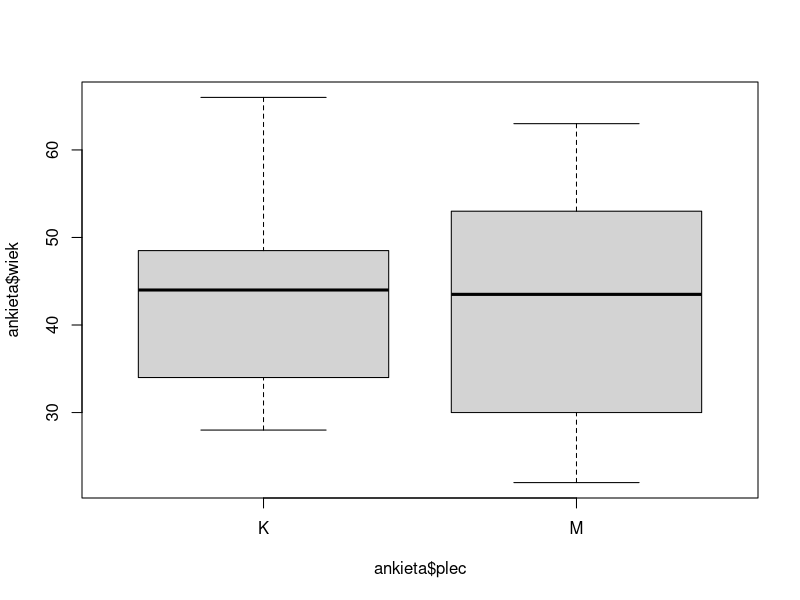
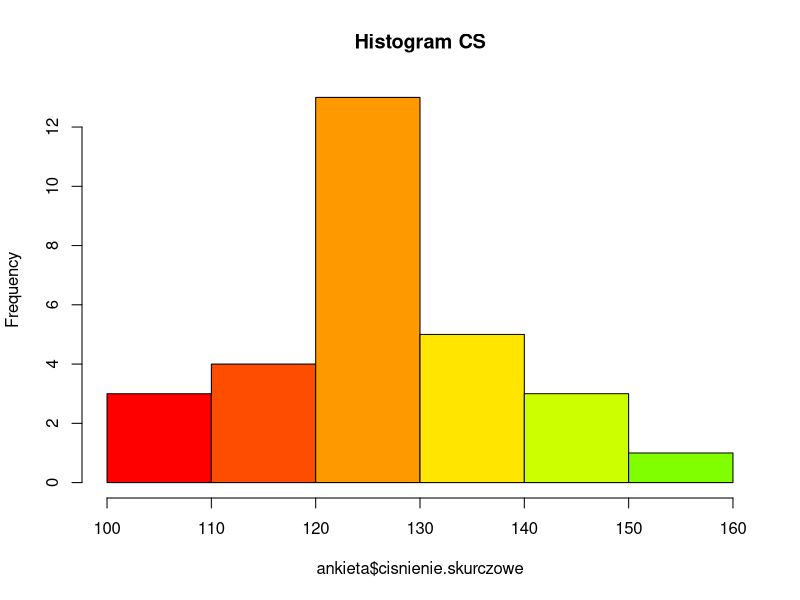
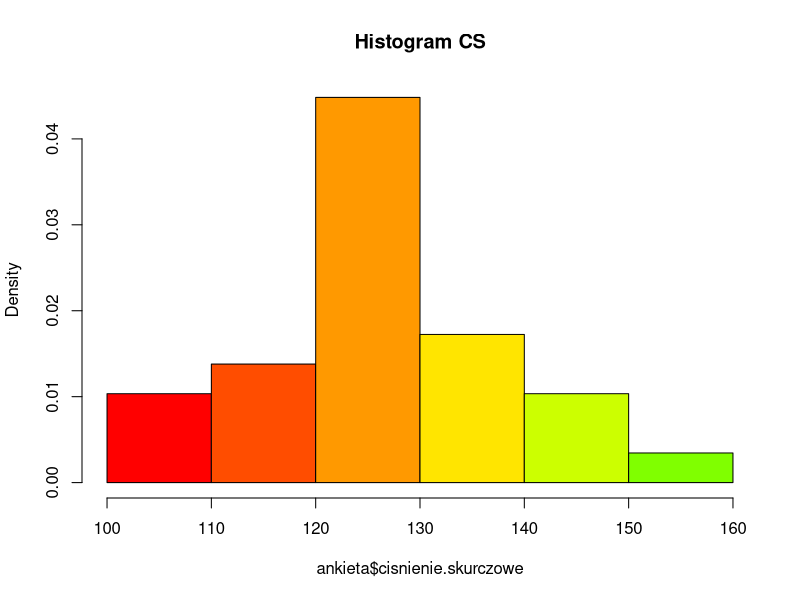

R code for these plots, in order: (Note: this script raises an error after producing the figures.)
# Załaduj do R dane zawarte w pliku Ankieta.csv.
ankieta <- read.csv("Ankieta.csv", header = TRUE, sep = ";")
  # a. Narysuj wykres pudełkowy dla wieku w rozbiciu na płeć.
boxplot(ankieta$wiek~ankieta$plec)
  # b. Narysuj histogram dla ciśnienia skurczowego.
hist(ankieta$cisnienie.skurczowe, main="Histogram CS", col=rainbow(20))
  # c. Zmodyfikuj histogram tak, aby na osi pionowej zaznaczone były prawdopodobieństwa empiryczne.
hist(ankieta$cisnienie.skurczowe, main="Histogram CS", col=rainbow(20), probability = TRUE)
  # d. Odpowiedz na pytanie: czy w ankietowanej grupie było więcej kobiet, czy mężczyzn? rysując odpowiedni wykres.
plot(ankieta$plec, main="Histogram PLEC", col=rainbow(20)) # Więcej Kobiet
  # e. Wyznacz średnie ciśnienie skurczowe dla grup wyznaczonych przez płeć.
scs=aggregate(ankieta$cisnienie.skurczowe, by=list(ankieta$plec), FUN=mean)
  # f. Zobrazuj otrzymane wyniki na wykresie słupkowym.
barplot(height=scs$x, col=rainbow(20), main="Srednie cisnienie skurczowe", names.arg = scs$Group.1)
